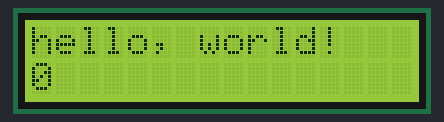
The sketch below on a simulated Arduino Uno, built with avr-gcc and run on an emulated ATmega328P. Shown: 16×2 character LCD. What the sketch prints to the serial monitor is not drawn.

Above: at 0.1 s.
At 4.1 s:
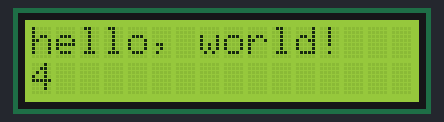
At 9.1 s:
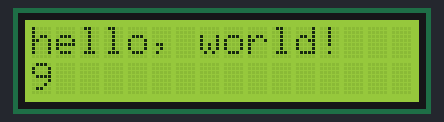
At 19.1 s:
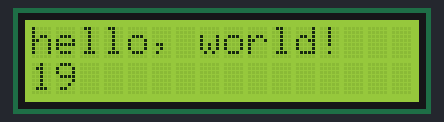
At 28.1 s:
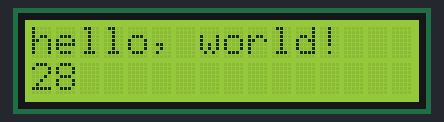
At 38.1 s:
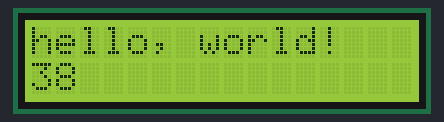

Measured:
- what the display in image 1 shows lasts 1.0 s, from 4.1 s to 5.1 s

The sketch:

arduino_uno_crystal_hello_world.ino
```cpp
#include <LiquidCrystal.h>
const int rs = 12, en = 11, d4 = 5, d5 = 4, d6 = 3, d7 = 2;
LiquidCrystal lcd(rs, en, d4, d5, d6, d7);

void setup() {
  Serial.begin(9600);
  Serial.println("---- SETUP ----");

  lcd.begin(16, 2);
  lcd.print("hello, world!");
}

void loop() {
  int iMillis = (millis() / 1000);
  lcd.setCursor(0, 1);
  lcd.print(iMillis);
  Serial.println(iMillis);
  delay(1000);
}
```
